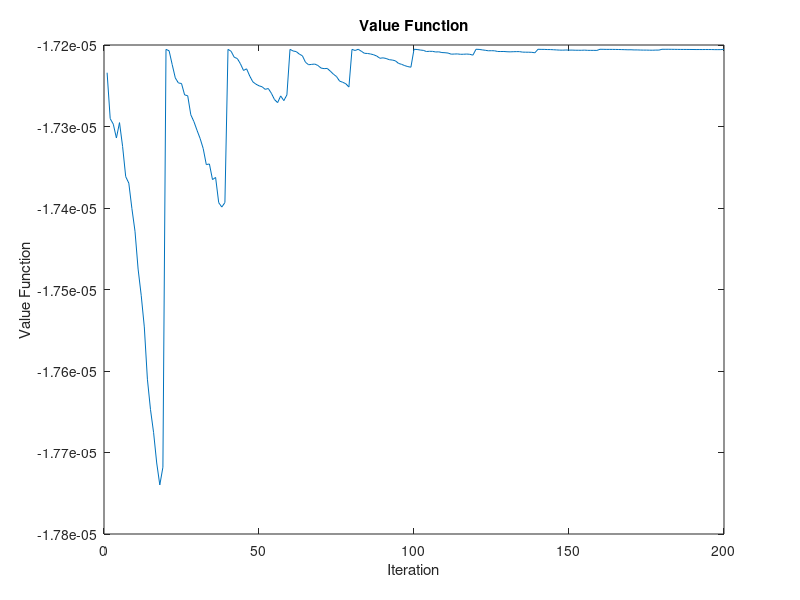
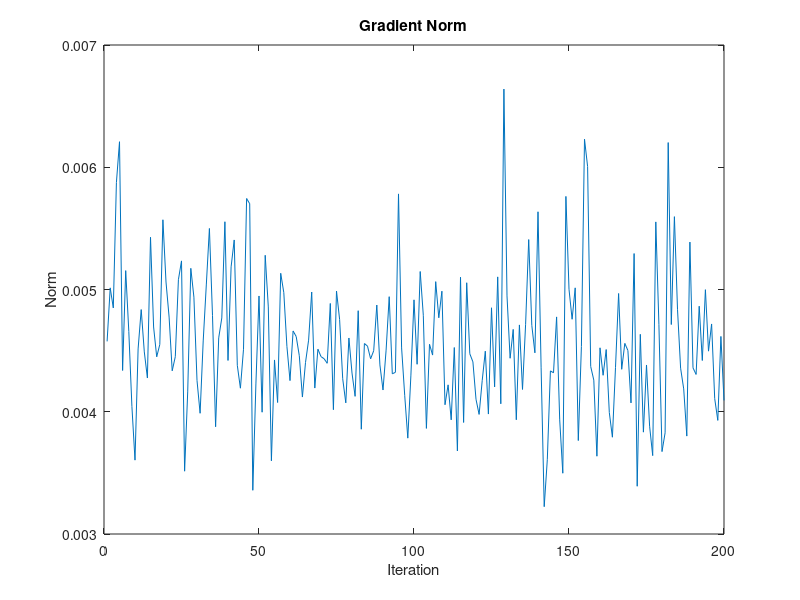
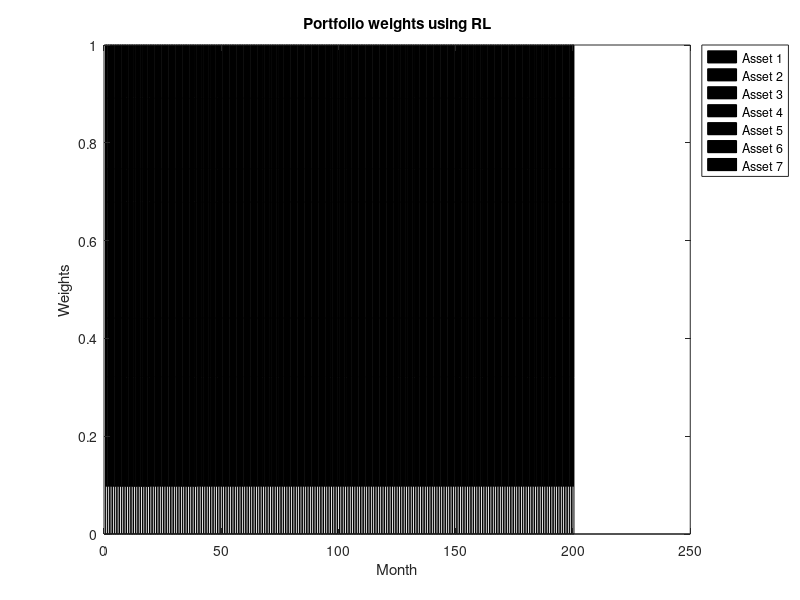
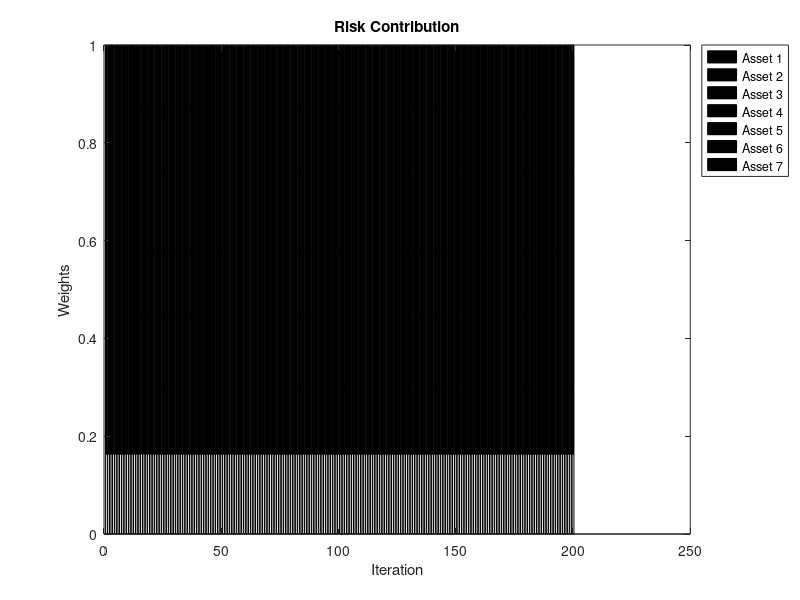

The MATLAB script that drew these images, in order:

%%%%%%%%%%%%%%%%%%%%%%%%%%%%%%%%%%%%%%%%%%%%%%%%%
%%%%%%%%%%%%%%%%%%%%%%%%%%%%%%%%%%%%%%%%%%%%%%%%%
%%%%%%%%%%%%%%%%%%In- Sample  %%%%%%%%%%%%%%%%%%%
%%%%%%%%%%%%%%%%%%% Evaluation %%%%%%%%%%%%%%%%%%
%%%%%%%%%%%%%%%%%%%%%%%%%%%%%%%%%%%%%%%%%%%%%%%%%
%%%%% https://alvaroalmeidagomez.github.io/ %%%%%
%%%%%%%%%%%%%%%%%%%%%%%%%%%%%%%%%%%%%%%%%%%%%%%%%


clear all
close all
clc

load DataB.mat

nIter=length(sol_1);
Vplot2=zeros(1,nIter);
Vplot3=zeros(1,nIter);
malha=1:nIter;
Pall=[];
RC=[];



for i=1:nIter
    Vplot2(i)=sol_2{i};
    Vplot3(i)=sol_3{i};
    vtemp=sol_1{i};
    Pall(i,:)=vtemp(1,:);
    atemp=sol_4{i};
    RC(i,:)=atemp/sum(atemp);
end



figure
plot(malha,Vplot2)
xlabel('Iteration')
ylabel('Value Function')
title("Value Function")

figure
plot(malha,Vplot3)
xlabel('Iteration')
ylabel('Norm')
title("Gradient Norm")

figure
ba=bar(Pall,'stacked','FaceColor','flat');
hold on
%%Lines%%%
ylim([0 1])

xlabel('Month')
ylabel('Weights')
legend('Asset 1','Asset 2','Asset 3','Asset 4','Asset 5','Asset 6','Asset 7','Location','bestoutside')
title("Portfolio weights using RL")


figure
ba=bar(RC,'stacked','FaceColor','flat');
hold on
ylim([0 1])
xlabel('Iteration')
ylabel('Weights')
legend('Asset 1','Asset 2','Asset 3','Asset 4','Asset 5','Asset 6','Asset 7','Location','bestoutside')
title("Risk Contribution")


